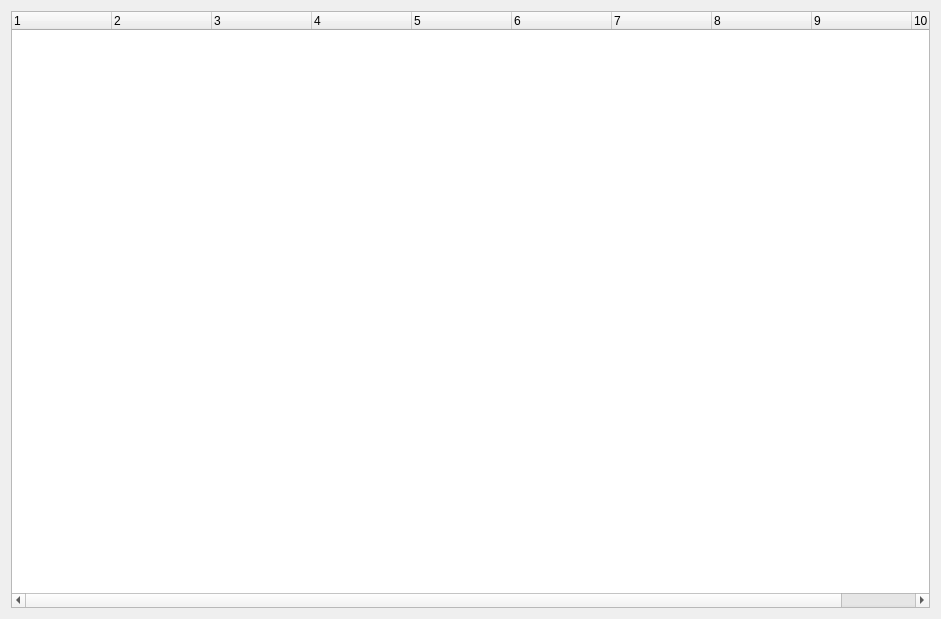
<?xml version="1.0" encoding="UTF-8"?>
<ui version="4.0">
 <class>MainWindow</class>
 <widget class="QMainWindow" name="MainWindow">
  <property name="geometry">
   <rect>
    <x>0</x>
    <y>0</y>
    <width>941</width>
    <height>619</height>
   </rect>
  </property>
  <property name="windowTitle">
   <string>MainWindow</string>
  </property>
  <widget class="QWidget" name="centralWidget">
   <layout class="QHBoxLayout" name="horizontalLayout">
    <item>
     <widget class="QTreeWidget" name="treeWidget">
      <property name="columnCount">
       <number>10</number>
      </property>
      <column>
       <property name="text">
        <string notr="true">1</string>
       </property>
      </column>
      <column>
       <property name="text">
        <string notr="true">2</string>
       </property>
      </column>
      <column>
       <property name="text">
        <string notr="true">3</string>
       </property>
      </column>
      <column>
       <property name="text">
        <string notr="true">4</string>
       </property>
      </column>
      <column>
       <property name="text">
        <string notr="true">5</string>
       </property>
      </column>
      <column>
       <property name="text">
        <string notr="true">6</string>
       </property>
      </column>
      <column>
       <property name="text">
        <string notr="true">7</string>
       </property>
      </column>
      <column>
       <property name="text">
        <string notr="true">8</string>
       </property>
      </column>
      <column>
       <property name="text">
        <string notr="true">9</string>
       </property>
      </column>
      <column>
       <property name="text">
        <string notr="true">10</string>
       </property>
      </column>
     </widget>
    </item>
   </layout>
  </widget>
 </widget>
 <layoutdefault spacing="6" margin="11"/>
 <resources/>
 <connections/>
</ui>
